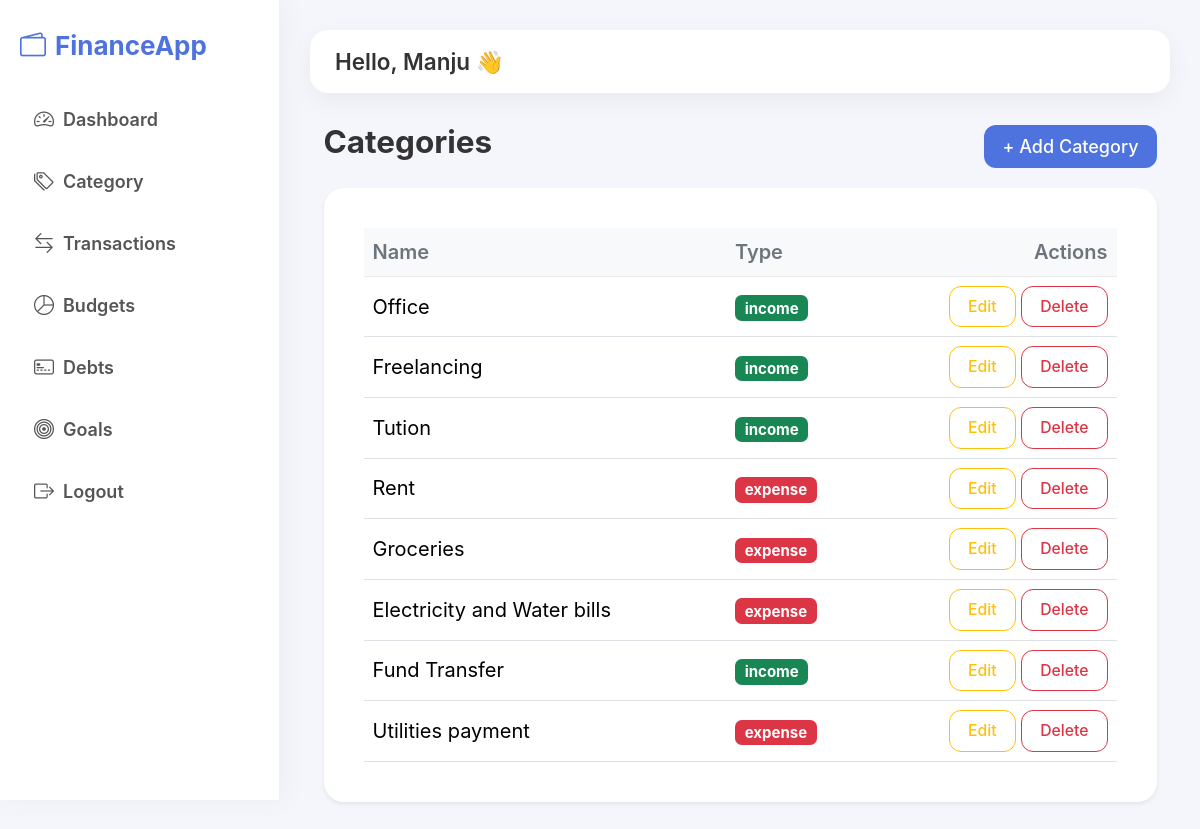
Page /categories/ (signed in) on the committed database.
### fintrack_app/models.py (models this page shows, shortened)
class TimeStampModel(models.Model):
    created_at = models.DateTimeField(auto_now_add=True)
    updated_at = models.DateTimeField(auto_now=True)
    class Meta:
        abstract = True

class Category(TimeStampModel):
    CATEGORY_TYPE = (
        ("income", "Income"),
        ("expense", "Expense"),
    )
    user = models.ForeignKey(User, on_delete=models.CASCADE)
    name = models.CharField(max_length=50)
    category_type = models.CharField(max_length=10, choices=CATEGORY_TYPE)

### fintrack_app/views.py (the view)
# urls.py: path('categories/', views.CategoryListView.as_view(), name='category-list'),
class CategoryListView(UserQuerysetMixin, ListView):
    model = Category
    template_name = 'fintrack_app/category/category_list.html'
    context_object_name = 'categories'

### fintrack_app/views.py (called while the page is built)
    def get_queryset(self):
        return self.model.objects.filter(user=self.request.user)

### templates/fintrack_app/category/category_list.html
{% extends "fintrack_app/base.html" %}
{% block content %}
<div class="container mt-4">
    <div class="d-flex justify-content-between align-items-center mb-3">
        <h3 class="fw-bold">Categories</h3>
        <a href="{% url 'category-add' %}" class="btn btn-primary">
            + Add Category
        </a>
    </div>
    <div class="card shadow-sm">
        <div class="card-body">
            {% if categories %}
            <div class="table-responsive">
                <table class="table table-hover align-middle">
                    <thead class="table-light">
                        <tr>
                            <th>Name</th>
                            <th>Type</th>
                            <th class="text-end">Actions</th>
                        </tr>
                    </thead>
                    <tbody>
                        {% for category in categories %}
                        <tr>
                            <td>{{ category.name }}</td>
                            <td>
                               <span class="badge
                                {% if category.category_type|upper == 'INCOME' %}
                                    bg-success
                                {% else %}
                                    bg-danger
                                {% endif %}">
                                {{ category.category_type }}
                            </span>
                            </td>
                            <td class="text-end">
                                <a href="{% url 'category-edit' category.pk %}"
                                   class="btn btn-sm btn-outline-warning">
                                    Edit
                                </a>
                                <a href="{% url 'category-delete' category.pk %}"
                                   class="btn btn-sm btn-outline-danger">
                                    Delete
                                </a>
                            </td>
                        </tr>
                        {% endfor %}
                    </tbody>
                </table>
            </div>
            {% else %}
                <div class="text-center py-4">
                    <p class="text-muted">No categories added yet.</p>
                </div>
            {% endif %}
        </div>
    </div>
</div>
{% endblock %}

### templates/fintrack_app/base.html (shortened to what this page needs)
{% load static %}
<!DOCTYPE html>
<html lang="en">
<head>
    <link href="https://cdn.jsdelivr.net/npm/bootstrap-icons@1.11.3/font/bootstrap-icons.css" rel="stylesheet">
    <link href="{% static 'css/bootstrap.min.css' %}" rel="stylesheet">
    <link href="{% static 'css/style.css' %}" rel="stylesheet">
</head>
<body>
<div class="app-layout">
    <aside class="sidebar">
        <h4 class="logo">
            <i class="bi bi-wallet2 me-2"></i>FinanceApp
        </h4>
        <ul class="nav flex-column mt-4">
            <li class="nav-item">
                <a href="{% url 'dashboard' %}" class="nav-link">
                    <i class="bi bi-speedometer2 me-2"></i> Dashboard
                </a>
            </li>
            <li class="nav-item">
                <a href="{% url 'category-list' %}" class="nav-link">
                    <i class="bi bi-tags me-2"></i> Category
                </a>
            </li>
            <li class="nav-item">
                <a href="{% url 'transaction-list'%}" class="nav-link">
                    <i class="bi bi-arrow-left-right me-2"></i> Transactions
                </a>
            </li>
            <li class="nav-item">
                <a href="{% url 'budget-list' %}" class="nav-link">
                    <i class="bi bi-pie-chart me-2"></i> Budgets
                </a>
            </li>
            <li class="nav-item">
                <a href="{% url 'debt-list' %}" class="nav-link">
                    <i class="bi bi-credit-card-2-front me-2"></i> Debts
                </a>
            </li>
            <li class="nav-item">
                <a href="{% url 'goal-list' %}" class="nav-link">
                    <i class="bi bi-bullseye me-2"></i> Goals
                </a>
            </li>
            <li class="nav-item">
                <a href="{% url 'logout' %}" class="nav-link">
                    <i class="bi bi-box-arrow-right me-2"></i> Logout
                </a>
            </li>
        </ul>
</aside>
    <main class="main-content">
        <div class="topbar">
            <div>
                <h5 class="mb-0">Hello, {{ request.user.username }} 👋</h5>
            </div>
        </div>
        <div class="content-wrapper">
            {% block content %}{% endblock %}
        </div>
    </main>
</div>
</body>
</html>

### static/css/style.css (style rules this page uses)
html { font-size: 18px; }
body { margin: 0; padding: 0; background: #f4f6fb; font-family: 'Inter', sans-serif; color: #333; font-size: 20px; }
a { text-decoration: none; }
h1,h2,h3,h4,h5 { font-weight: 600; }
.app-layout { display: flex; min-height: 100vh; }
.sidebar { width: 280px; background: #ffffff; padding: 30px 20px; box-shadow: 5px 0 25px rgba(0,0,0,0.04); position: fixed; border-right: 1px solid #eef1f6; height: 100vh; }
.sidebar .logo { font-weight: 700; font-size: 26px; color: #4e73df; margin-bottom: 10px; }
.sidebar .nav-link { display: flex; align-items: center; color: #555 !important; padding: 16px 14px; border-radius: 12px; font-weight: 600 !important; font-size: 18px; transition: background 0.2s ease, color 0.2s ease, transform 0.2s ease; }
.sidebar .nav-link i { font-size: 20px; }
.main-content { margin-left: 280px; width: 100%; padding: 30px; }
.topbar { background: white; padding: 18px 25px; border-radius: 18px; box-shadow: 0 8px 25px rgba(0,0,0,0.05); margin-bottom: 30px; font-size: 4.4rem; }
.card { border: none !important; padding:22px ; border-radius: 20px !important; box-shadow: 0 8px 30px rgba(0,0,0,0.05); transition: box-shadow 0.2s ease; }
.table { margin-bottom: 0; }
.table thead th { font-weight: 600; color: #6c757d; border-bottom: 1px solid #eaeaea; }
.table td { vertical-align: middle; }
.btn { border-radius: 12px; font-weight: 500; padding: 8px 18px; transition: background 0.2s ease, box-shadow 0.2s ease; }
.btn-primary { background: #4e73df; border: none; }

### rows in the picture
Category: name "Office", category_type "income"
Category: name "Freelancing", category_type "income"
Category: name "Tution", category_type "income"
Category: name "Rent", category_type "expense"
Category: name "Groceries", category_type "expense"
Category: name "Electricity and Water bills", category_type "expense"
Category: name "Fund Transfer", category_type "income"
Category: name "Utilities payment", category_type "expense"

### other values in the picture
{{ request.user.username }} "Manju"
